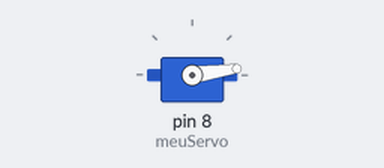
Bench run of a sketch on a simulated Arduino Uno, built with avr-gcc and run on an emulated ATmega328P. On the bench: servo.

Above: at 0.15 s.
At 1.05 s:
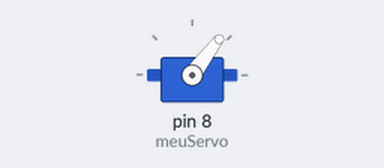
At 1.95 s:
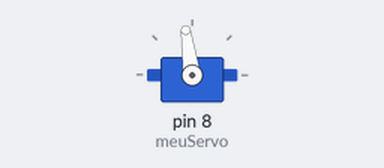
At 3.7 s:
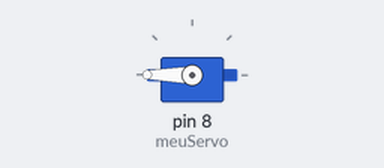
Timing chart, 0 to 5.2 s (numbered marks = the images above):
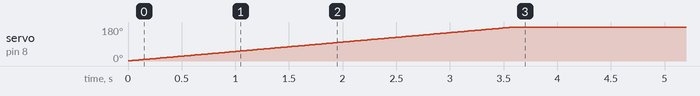

Measured:
- by itself, servo on pin 8 (meuServo): moves from 1° to 180° over 3.6 s

The sketch:

6-servoMexendoSozinho.ino
```cpp
#include <Servo.h>

Servo meuServo;
int angulo;

void setup() {
  meuServo.attach(8);
  meuServo.write(0);
  angulo = meuServo.read();
}

void loop() {
  if(angulo < 180) {
     angulo = angulo + 1;
     meuServo.write(angulo);
     delay(20);
   }
}
```
